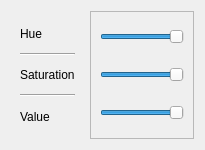
        <widget class="QFrame" name="red_2">
         <property name="styleSheet">
          <string notr="true"/>
         </property>
         <property name="frameShape">
          <enum>QFrame::NoFrame</enum>
         </property>
         <property name="frameShadow">
          <enum>QFrame::Sunken</enum>
         </property>
         <property name="lineWidth">
          <number>2</number>
         </property>
         <layout class="QHBoxLayout" name="horizontalLayout">
          <item>
           <widget class="QFrame" name="frame_12">
            <property name="styleSheet">
             <string notr="true">border-width: 10px;</string>
            </property>
            <property name="frameShape">
             <enum>QFrame::NoFrame</enum>
            </property>
            <property name="frameShadow">
             <enum>QFrame::Plain</enum>
            </property>
            <property name="lineWidth">
             <number>0</number>
            </property>
            <layout class="QVBoxLayout" name="verticalLayout_10">
             <item>
              <widget class="QLabel" name="label_11">
               <property name="text">
                <string>Hue</string>
               </property>
              </widget>
             </item>
             <item>
              <widget class="Line" name="line_5">
               <property name="orientation">
                <enum>Qt::Horizontal</enum>
               </property>
              </widget>
             </item>
             <item>
              <widget class="QLabel" name="label_14">
               <property name="text">
                <string>Saturation</string>
               </property>
              </widget>
             </item>
             <item>
              <widget class="Line" name="line_8">
               <property name="orientation">
                <enum>Qt::Horizontal</enum>
               </property>
              </widget>
             </item>
             <item>
              <widget class="QLabel" name="label_15">
               <property name="text">
                <string>Value</string>
               </property>
              </widget>
             </item>
            </layout>
           </widget>
          </item>
          <item>
           <widget class="QFrame" name="frame_13">
            <property name="frameShape">
             <enum>QFrame::StyledPanel</enum>
            </property>
            <property name="frameShadow">
             <enum>QFrame::Raised</enum>
            </property>
            <layout class="QVBoxLayout" name="verticalLayout_4">
             <item>
              <widget class="QSlider" name="h">
               <property name="sizePolicy">
                <sizepolicy hsizetype="Expanding" vsizetype="Expanding">
                 <horstretch>0</horstretch>
                 <verstretch>0</verstretch>
                </sizepolicy>
               </property>
               <property name="styleSheet">
                <string notr="true">
QSlider:horizontal {
    min-height: 32px;
}
QSlider::groove:horizontal {
    margin: -8px 0;
}</string>
               </property>
               <property name="maximum">
                <number>100</number>
               </property>
               <property name="value">
                <number>100</number>
               </property>
               <property name="orientation">
                <enum>Qt::Horizontal</enum>
               </property>
              </widget>
             </item>
             <item>
              <widget class="QSlider" name="s">
               <property name="sizePolicy">
                <sizepolicy hsizetype="Expanding" vsizetype="Expanding">
                 <horstretch>0</horstretch>
                 <verstretch>0</verstretch>
                </sizepolicy>
               </property>
               <property name="styleSheet">
                <string notr="true">
QSlider:horizontal {
    min-height: 32px;
}
QSlider::groove:horizontal {
    margin: -8px 0;
}</string>
               </property>
               <property name="maximum">
                <number>100</number>
               </property>
               <property name="value">
                <number>100</number>
               </property>
               <property name="orientation">
                <enum>Qt::Horizontal</enum>
               </property>
               <property name="tickPosition">
                <enum>QSlider::NoTicks</enum>
               </property>
              </widget>
             </item>
             <item>
              <widget class="QSlider" name="v">
               <property name="sizePolicy">
                <sizepolicy hsizetype="Expanding" vsizetype="Expanding">
                 <horstretch>0</horstretch>
                 <verstretch>0</verstretch>
                </sizepolicy>
               </property>
               <property name="styleSheet">
                <string notr="true">QSlider:horizontal {
    min-height: 32px;
}
QSlider::groove:horizontal {
    margin: -8px 0;
}</string>
               </property>
               <property name="minimum">
                <number>1</number>
               </property>
               <property name="maximum">
                <number>100</number>
               </property>
               <property name="value">
                <number>100</number>
               </property>
               <property name="orientation">
                <enum>Qt::Horizontal</enum>
               </property>
              </widget>
             </item>
            </layout>
           </widget>
          </item>
         </layout>
        </widget>
